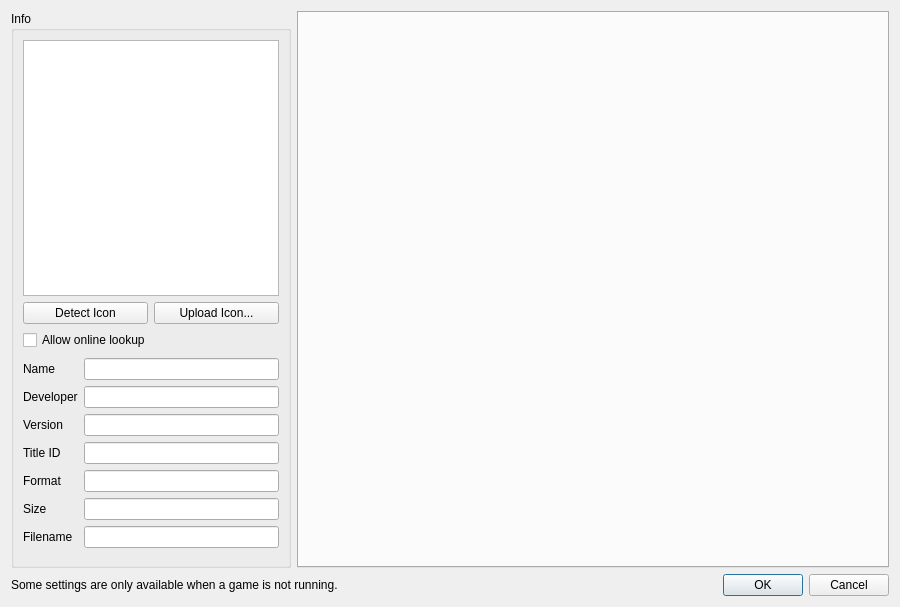
<?xml version="1.0" encoding="UTF-8"?>
<ui version="4.0">
 <class>ConfigurePerGame</class>
 <widget class="QDialog" name="ConfigurePerGame">
  <property name="geometry">
   <rect>
    <x>0</x>
    <y>0</y>
    <width>900</width>
    <height>607</height>
   </rect>
  </property>
  <property name="minimumSize">
   <size>
    <width>900</width>
    <height>0</height>
   </size>
  </property>
  <property name="windowTitle">
   <string>Dialog</string>
  </property>
  <layout class="QVBoxLayout" name="verticalLayout_3">
   <item>
    <widget class="QScrollArea" name="contentScrollArea">
     <property name="frameShape">
      <enum>QFrame::NoFrame</enum>
     </property>
     <property name="widgetResizable">
      <bool>true</bool>
     </property>
     <widget class="QWidget" name="contentWidget">
      <layout class="QVBoxLayout" name="contentLayout">
       <property name="leftMargin">
        <number>0</number>
       </property>
       <property name="topMargin">
        <number>0</number>
       </property>
       <property name="rightMargin">
        <number>0</number>
       </property>
       <property name="bottomMargin">
        <number>0</number>
       </property>
       <item>
        <layout class="QHBoxLayout" name="horizontalLayout">
         <item>
          <widget class="QGroupBox" name="groupBox">
           <property name="sizePolicy">
            <sizepolicy hsizetype="Maximum" vsizetype="Preferred">
             <horstretch>0</horstretch>
             <verstretch>0</verstretch>
            </sizepolicy>
           </property>
           <property name="title">
            <string>Info</string>
           </property>
           <layout class="QVBoxLayout" name="verticalLayout">
            <item alignment="Qt::AlignHCenter">
             <widget class="QGraphicsView" name="icon_view">
              <property name="sizePolicy">
               <sizepolicy hsizetype="Maximum" vsizetype="Maximum">
                <horstretch>0</horstretch>
                <verstretch>0</verstretch>
               </sizepolicy>
              </property>
              <property name="minimumSize">
               <size>
                <width>256</width>
                <height>256</height>
               </size>
              </property>
              <property name="maximumSize">
               <size>
                <width>256</width>
                <height>256</height>
               </size>
              </property>
              <property name="verticalScrollBarPolicy">
               <enum>Qt::ScrollBarAlwaysOff</enum>
              </property>
              <property name="horizontalScrollBarPolicy">
               <enum>Qt::ScrollBarAlwaysOff</enum>
              </property>
              <property name="interactive">
               <bool>false</bool>
              </property>
             </widget>
            </item>
            <item alignment="Qt::AlignHCenter">
             <widget class="QWidget" name="nup_icon_widget" native="true">
              <property name="minimumSize">
               <size>
                <width>256</width>
                <height>0</height>
               </size>
              </property>
              <property name="maximumSize">
               <size>
                <width>256</width>
                <height>16777215</height>
               </size>
              </property>
              <layout class="QGridLayout" name="nup_icon_layout">
               <property name="spacing">
                <number>6</number>
               </property>
               <property name="leftMargin">
                <number>0</number>
               </property>
               <property name="topMargin">
                <number>0</number>
               </property>
               <property name="rightMargin">
                <number>0</number>
               </property>
               <property name="bottomMargin">
                <number>2</number>
               </property>
               <item row="0" column="0">
                <widget class="QPushButton" name="button_detect_icon">
                 <property name="sizePolicy">
                  <sizepolicy hsizetype="Expanding" vsizetype="Fixed">
                   <horstretch>0</horstretch>
                   <verstretch>0</verstretch>
                  </sizepolicy>
                 </property>
                 <property name="toolTip">
                  <string>Preview a local icon next to the archive. Online lookup is optional. Apply or OK saves changes.</string>
                 </property>
                 <property name="text">
                  <string>Detect Icon</string>
                 </property>
                </widget>
               </item>
               <item row="0" column="1">
                <widget class="QPushButton" name="button_upload_icon">
                 <property name="sizePolicy">
                  <sizepolicy hsizetype="Expanding" vsizetype="Fixed">
                   <horstretch>0</horstretch>
                   <verstretch>0</verstretch>
                  </sizepolicy>
                 </property>
                 <property name="toolTip">
                  <string>Preview a local image as the game icon. Apply or OK saves changes.</string>
                 </property>
                 <property name="text">
                  <string>Upload Icon...</string>
                 </property>
                </widget>
               </item>
               <item row="1" column="0" colspan="2">
                <widget class="QCheckBox" name="allow_online_detection">
                 <property name="text">
                  <string>Allow online lookup</string>
                 </property>
                 <property name="toolTip">
                  <string>If no local icon is found, send the game name to GitHub, Wikipedia and Bing to look for an icon. Disabled by default.</string>
                 </property>
                 <property name="checked">
                  <bool>false</bool>
                 </property>
                </widget>
               </item>
              </layout>
             </widget>
            </item>
            <item>
             <layout class="QGridLayout" name="gridLayout_2">
              <item row="6" column="1">
               <widget class="QLineEdit" name="display_size">
                <property name="enabled">
                 <bool>true</bool>
                </property>
                <property name="readOnly">
                 <bool>true</bool>
                </property>
               </widget>
              </item>
              <item row="3" column="1">
               <widget class="QLineEdit" name="display_version">
                <property name="enabled">
                 <bool>true</bool>
                </property>
                <property name="readOnly">
                 <bool>true</bool>
                </property>
               </widget>
              </item>
              <item row="1" column="0">
               <widget class="QLabel" name="label">
                <property name="text">
                 <string>Name</string>
                </property>
               </widget>
              </item>
              <item row="4" column="0">
               <widget class="QLabel" name="label_4">
                <property name="text">
                 <string>Title ID</string>
                </property>
               </widget>
              </item>
              <item row="4" column="1">
               <widget class="QLineEdit" name="display_title_id">
                <property name="enabled">
                 <bool>true</bool>
                </property>
                <property name="readOnly">
                 <bool>true</bool>
                </property>
               </widget>
              </item>
              <item row="7" column="1">
               <widget class="QLineEdit" name="display_filename">
                <property name="enabled">
                 <bool>true</bool>
                </property>
                <property name="readOnly">
                 <bool>true</bool>
                </property>
               </widget>
              </item>
              <item row="5" column="1">
               <widget class="QLineEdit" name="display_format">
                <property name="enabled">
                 <bool>true</bool>
                </property>
                <property name="readOnly">
                 <bool>true</bool>
                </property>
               </widget>
              </item>
              <item row="7" column="0">
               <widget class="QLabel" name="label_7">
                <property name="text">
                 <string>Filename</string>
                </property>
               </widget>
              </item>
              <item row="1" column="1">
               <widget class="QLineEdit" name="display_name">
                <property name="enabled">
                 <bool>true</bool>
                </property>
                <property name="readOnly">
                 <bool>true</bool>
                </property>
               </widget>
              </item>
              <item row="2" column="1">
               <widget class="QLineEdit" name="display_developer">
                <property name="enabled">
                 <bool>true</bool>
                </property>
                <property name="readOnly">
                 <bool>true</bool>
                </property>
               </widget>
              </item>
              <item row="5" column="0">
               <widget class="QLabel" name="label_5">
                <property name="text">
                 <string>Format</string>
                </property>
               </widget>
              </item>
              <item row="3" column="0">
               <widget class="QLabel" name="label_3">
                <property name="text">
                 <string>Version</string>
                </property>
               </widget>
              </item>
              <item row="6" column="0">
               <widget class="QLabel" name="label_6">
                <property name="text">
                 <string>Size</string>
                </property>
               </widget>
              </item>
              <item row="2" column="0">
               <widget class="QLabel" name="label_2">
                <property name="text">
                 <string>Developer</string>
                </property>
               </widget>
              </item>
             </layout>
            </item>
            <item>
             <spacer name="verticalSpacer">
              <property name="orientation">
               <enum>Qt::Vertical</enum>
              </property>
              <property name="sizeHint" stdset="0">
               <size>
                <width>20</width>
                <height>40</height>
               </size>
              </property>
             </spacer>
            </item>
           </layout>
          </widget>
         </item>
         <item>
          <layout class="QVBoxLayout" name="VerticalLayout">
           <item>
            <layout class="QVBoxLayout" name="verticalLayout_2"/>
           </item>
           <item>
            <widget class="QTabWidget" name="tabWidget">
             <property name="enabled">
              <bool>true</bool>
             </property>
             <property name="currentIndex">
              <number>-1</number>
             </property>
             <property name="usesScrollButtons">
              <bool>true</bool>
             </property>
             <property name="documentMode">
              <bool>false</bool>
             </property>
             <property name="tabsClosable">
              <bool>false</bool>
             </property>
            </widget>
           </item>
          </layout>
         </item>
        </layout>
       </item>
      </layout>
     </widget>
    </widget>
   </item>
   <item>
    <layout class="QHBoxLayout" name="horizontalLayout_2">
     <item>
      <widget class="QLabel" name="label_8">
       <property name="text">
        <string>Some settings are only available when a game is not running.</string>
       </property>
      </widget>
     </item>
     <item>
      <widget class="QDialogButtonBox" name="buttonBox">
       <property name="sizePolicy">
        <sizepolicy hsizetype="Preferred" vsizetype="Preferred">
         <horstretch>0</horstretch>
         <verstretch>0</verstretch>
        </sizepolicy>
       </property>
       <property name="orientation">
        <enum>Qt::Horizontal</enum>
       </property>
       <property name="standardButtons">
        <set>QDialogButtonBox::Cancel|QDialogButtonBox::Ok</set>
       </property>
      </widget>
     </item>
    </layout>
   </item>
  </layout>
 </widget>
 <resources/>
 <connections>
  <connection>
   <sender>buttonBox</sender>
   <signal>accepted()</signal>
   <receiver>ConfigurePerGame</receiver>
   <slot>accept()</slot>
   <hints>
    <hint type="sourcelabel">
     <x>20</x>
     <y>20</y>
    </hint>
    <hint type="destinationlabel">
     <x>20</x>
     <y>20</y>
    </hint>
   </hints>
  </connection>
  <connection>
   <sender>buttonBox</sender>
   <signal>rejected()</signal>
   <receiver>ConfigurePerGame</receiver>
   <slot>reject()</slot>
   <hints>
    <hint type="sourcelabel">
     <x>20</x>
     <y>20</y>
    </hint>
    <hint type="destinationlabel">
     <x>20</x>
     <y>20</y>
    </hint>
   </hints>
  </connection>
 </connections>
</ui>
